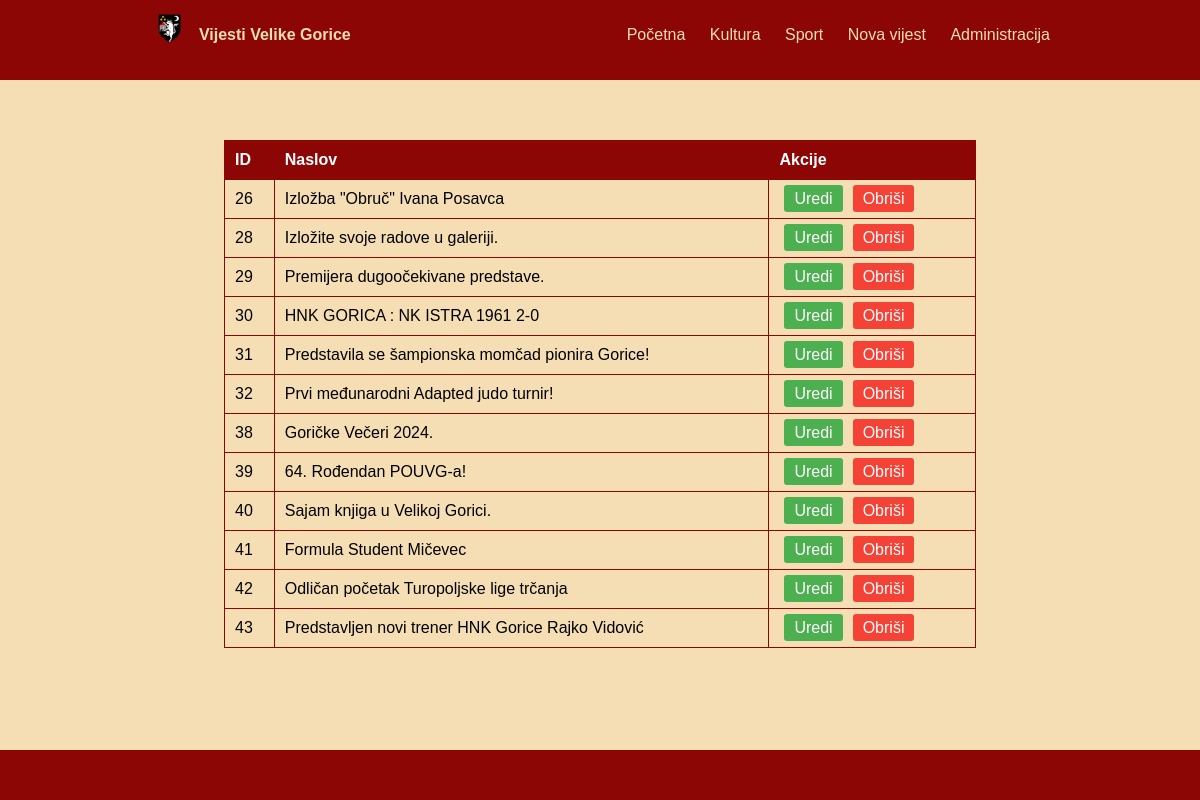
The page /administrator.php on the database its author committed.
### tables this page shows
CREATE TABLE `vijesti` (
  `id` int(11) NOT NULL,
  `datum` varchar(32) NOT NULL,
  `naslov` varchar(100) NOT NULL,
  `sazetak` text NOT NULL,
  `tekst` text NOT NULL,
  `slika` varchar(64) NOT NULL,
  `kategorija` varchar(64) NOT NULL,
  `arhiva` tinyint(1) NOT NULL
);

### administrator.php (the view, shortened to what this page needs)
<!DOCTYPE html>
<html lang="hr">
<head>
    <link rel="stylesheet" href="styles.css">
</head>
<body>
<header>
        <div class="head_div">
            <div class="logo">
                <img src="img/logo.png">
                <p>Vijesti Velike Gorice</p>
            </div>
            <nav>
                <a href="index.php">Početna</a>
                <a href="kategorija.php?id=Kultura">Kultura</a>
                <a href="kategorija.php?id=Sport">Sport</a>
                <a href="login.php?id=unos">Nova vijest</a>
                <a href="login.php?id=administracija">Administracija</a>
            </nav>
        </div>
</header>
<main>
<?php
    include 'connect.php';
    $query = "SELECT * FROM vijesti";
    $result = mysqli_query($dbc, $query);
    echo '<table>';
    echo '<tr><th>ID</th><th>Naslov</th><th>Akcije</th></tr>';
    while ($row = mysqli_fetch_array($result)) {
        echo '<tr>';
        echo '<td>' . $row['id'] . '</td>';
        echo '<td>' . $row['naslov'] . '</td>';
        echo '<td class="action-buttons">';
        echo '<a href="edit.php?id=' . $row['id'] . '" class="edit">Uredi</a>';
        echo '<a href="delete.php?id=' . $row['id'] . '" class="delete" onclick="confirmDelete(event)">Obriši</a>';
        echo '</td>';
        echo '</tr>';
    }
    echo '</table>';
    ?>
</main>
<footer></footer>
</body>
</html>

### styles.css (style rules this page uses)
body { font-family: Arial, sans-serif; margin: 0; padding: 0; background-color: wheat; display: flex; flex-direction: column; min-height: 100vh; }
header { background-color: #8d0606; position: fixed; top: 0; width: 100%; height: 10%; }
.head_div { display: flex; justify-content: space-between; align-items: center; padding: 10px 20px; margin-right: 10%; margin-left: 10%; color: wheat; }
.logo { font-weight: bold; display: flex; flex-direction: row; }
.logo { flex: 0 0 40%; }
header img { width: 16%; height: 16%; }
header nav a { text-decoration: none; color: wheat; margin: 0 10px; }
main { flex: 1; padding-left: 10px; padding-right: 10px; margin-right: 10%; margin-left: 10%; margin-top: 10%; }
footer { background-color: #8d0606; height: 50px; text-align: center; color: wheat; display: flex; justify-content: center; align-items: center; position: relative; width: 100%; bottom: 0; margin-top: auto; }

### administrator.php (style rules this page uses)
table { width: 80%; margin: 20px auto; border-collapse: collapse; }
th, td { border: 1px solid #8d0606; padding: 10px; text-align: left; }
th { background-color: #8d0606; color: white; }
.action-buttons a { padding: 5px 10px; margin: 0 5px; border-radius: 3px; text-decoration: none; color: white; }
.edit { background-color: #4CAF50; }
.delete { background-color: #f44336; }

### rows shown on the page
vijesti: id "26", naslov "Izložba \"Obruč\" Ivana Posavca"
vijesti: id "28", naslov "Izložite svoje radove u galeriji."
vijesti: id "29", naslov "Premijera dugoočekivane predstave."
vijesti: id "30", naslov "HNK GORICA : NK ISTRA 1961 2-0"
vijesti: id "31", naslov "Predstavila se šampionska momčad pionira Gorice!"
vijesti: id "32", naslov "Prvi međunarodni Adapted judo turnir!"
vijesti: id "38", naslov "Goričke Večeri 2024."
vijesti: id "39", naslov "64. Rođendan POUVG-a!"
vijesti: id "40", naslov "Sajam knjiga u Velikoj Gorici."
vijesti: id "41", naslov "Formula Student Mičevec"
vijesti: id "42", naslov "Odličan početak Turopoljske lige trčanja"
vijesti: id "43", naslov "Predstavljen novi trener HNK Gorice Rajko Vidović"
